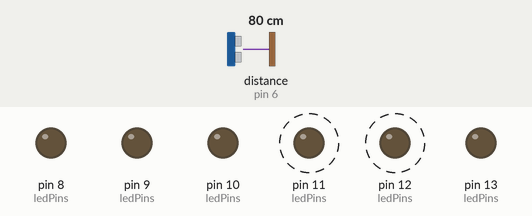
Recording of a sketch running on a simulated Arduino Uno, built with avr-gcc and run on an emulated ATmega328P. Parts: output pins drawn as LEDs (lit = HIGH). Wiring (inferred from the names in the program): ultrasonic range finder: trigger pin 7; echo pin 6. Dashed ring = blinking. Inputs (shaded band) come from the test bench; at power-on: distance to the obstacle (sensor on pin 6) 80 cm. The echo pulse lasts 58.3 µs per cm; pins used as bus, display or sensor lines are not drawn; what the sketch prints to the serial monitor is not drawn.

Above: at 0.2 s.
Timing chart, 0 to 3.0 s (numbered marks = the images above):
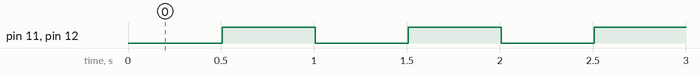

Measured:
- by itself, pin 11 (ledPins), pin 12 (ledPins): alternates HIGH for 0.50 s and LOW for 0.50 s

The sketch:

components_final.ino
```cpp
// Ultrasonic sensor
const int echoPin = 6;
const int trigPin = 7;

// RGB LED module (turn signals)
int ledPins[2][3] = {{8, 9, 10}, {11, 12, 13}};
enum Side {LEFT, RIGHT};
bool indicatorOn = false;

// For millis()
const unsigned long ultrasonicInterval = 100;
unsigned long previousUltrasonicTime = 0;
const unsigned long indicatorInterval = 500;
unsigned long previousIndicatorTime = 0;

void setup() {
  pinMode(echoPin, INPUT);
  pinMode(trigPin, OUTPUT);

  for (int i = 0; i < 2; i++) {
    for (int j = 0; j < 3; j++) {
      pinMode(ledPins[i][j], OUTPUT);
    }
  }

  Serial.begin(9600);
}

void loop() {
  unsigned long currentTime = millis();

  if (currentTime - previousUltrasonicTime >= ultrasonicInterval) {
    float distance = ultrasonicSensorDistance();
    Serial.print(String(distance) + " cm\n");
    previousUltrasonicTime = currentTime;
  }

  indicate(RIGHT);
}

float ultrasonicSensorDistance() {
  digitalWrite(trigPin, LOW);
  delayMicroseconds(2);
  digitalWrite(trigPin, HIGH);
  delayMicroseconds(5);
  digitalWrite(trigPin, LOW);

  float duration = pulseIn(echoPin, HIGH);
  float distance = microsecondsToCentimeters(duration);

  return distance;
}

float microsecondsToCentimeters(float microseconds)
{
  // Since distance = (speed * time) / 2
  return microseconds * 0.0343 / 2;
}

void setColor(int red, int green, int blue, Side side) {
  analogWrite(ledPins[side][0], red);
  analogWrite(ledPins[side][1], green);
  analogWrite(ledPins[side][2], blue);
}

void indicate(Side side) {
  unsigned long currentTime = millis();

  if (currentTime - previousIndicatorTime >= indicatorInterval) {
    indicatorOn = !indicatorOn;

    if (indicatorOn) {
      setColor(255, 130, 54, side);
    }

    else {
      setColor(0, 0, 0, side);
    }

    previousIndicatorTime = currentTime;
  }
}
```
